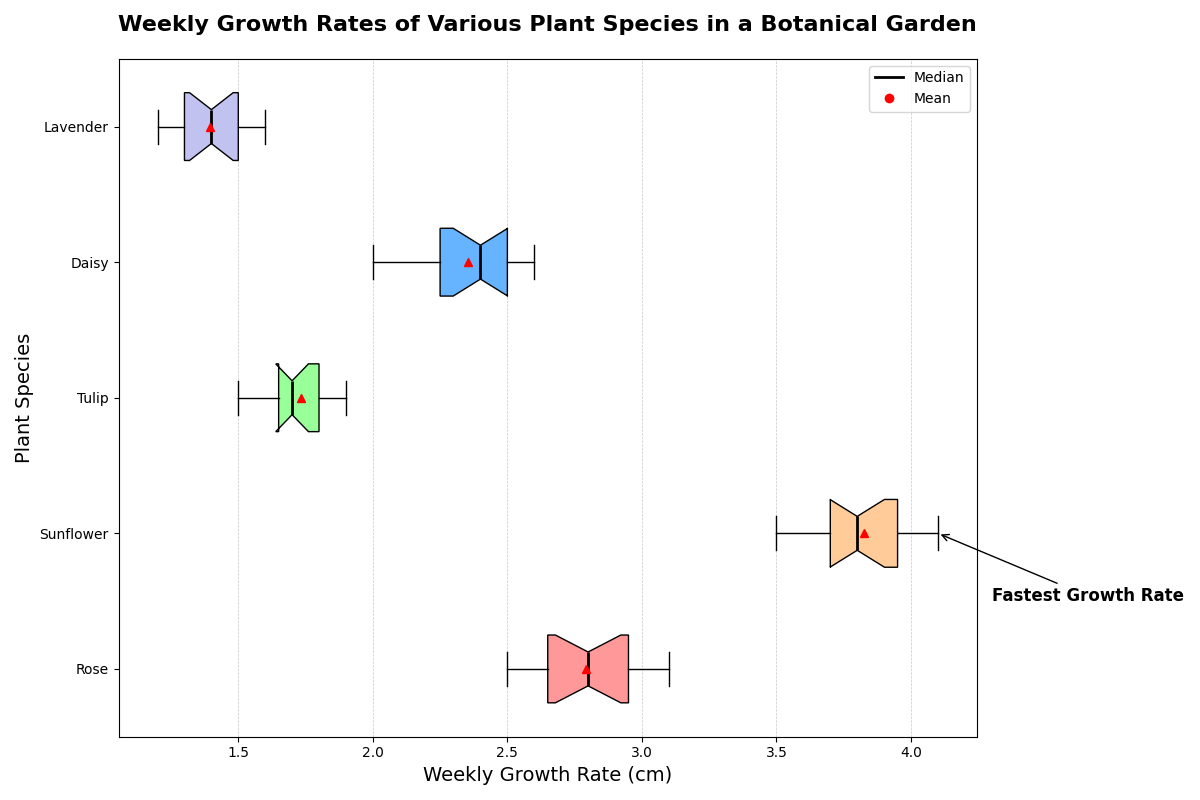

Generate this figure with Python:
import matplotlib.pyplot as plt
import numpy as np

species = ['Rose', 'Sunflower', 'Tulip', 'Daisy', 'Lavender']
growth_rates = [
    [2.8, 2.5, 2.9, 3.0, 2.7, 2.6, 3.1, 3.0, 2.8, 2.7, 2.9, 2.5, 3.0, 2.6, 2.8],
    [3.7, 3.5, 3.9, 3.6, 4.1, 4.0, 3.8, 3.7, 4.0, 3.8, 3.9, 4.1, 3.9, 3.6, 3.8],
    [1.6, 1.5, 1.9, 1.8, 1.7, 1.8, 1.7, 1.6, 1.9, 1.7, 1.6, 1.8, 1.9, 1.7, 1.8],
    [2.3, 2.0, 2.4, 2.5, 2.1, 2.2, 2.2, 2.6, 2.5, 2.3, 2.6, 2.4, 2.5, 2.3, 2.4],
    [1.4, 1.2, 1.5, 1.3, 1.3, 1.6, 1.4, 1.2, 1.3, 1.5, 1.6, 1.4, 1.3, 1.5, 1.4]
]

fig, ax = plt.subplots(figsize=(12, 8))
box = ax.boxplot(growth_rates, patch_artist=True, notch=True, vert=False, showmeans=True)

colors = ['#ff9999', '#ffcc99', '#99ff99', '#66b3ff', '#c2c2f0']
for patch, color in zip(box['boxes'], colors):
    patch.set_facecolor(color)

ax.set_title('Weekly Growth Rates of Various Plant Species in a Botanical Garden', fontsize=16, fontweight='bold', pad=20)
ax.set_ylabel('Plant Species', fontsize=14)
ax.set_xlabel('Weekly Growth Rate (cm)', fontsize=14)
ax.set_yticks(np.arange(1, len(species) + 1))
ax.set_yticklabels(species)

for median, mean in zip(box['medians'], box['means']):
    median.set_color('black')
    median.set_linewidth(2)
    mean.set_markerfacecolor('red')
    mean.set_markeredgecolor('red')

median_legend = plt.Line2D([0], [0], color='black', lw=2, label='Median')
mean_legend = plt.Line2D([0], [0], marker='o', color='w', markerfacecolor='red', markersize=8, label='Mean')
ax.legend(handles=[median_legend, mean_legend], loc='upper right')

ax.xaxis.grid(True, linestyle='--', linewidth=0.5, alpha=0.7)

ax.annotate('Fastest Growth Rate', xy=(4.1, 2), xytext=(4.3, 1.5),
            arrowprops=dict(facecolor='black', arrowstyle='->'),
            fontsize=12, fontweight='bold', color='black')

plt.tight_layout()
plt.show()
